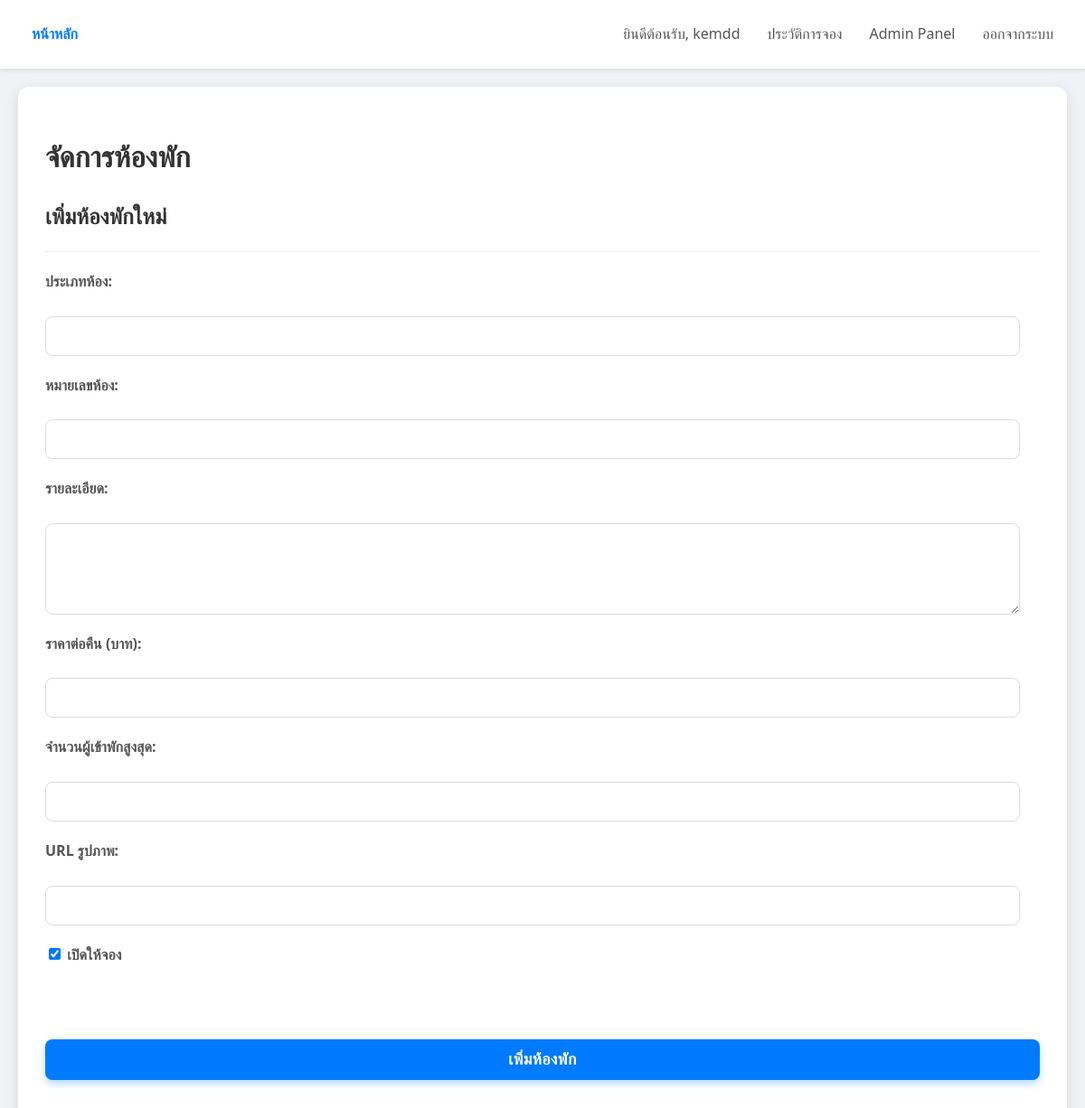
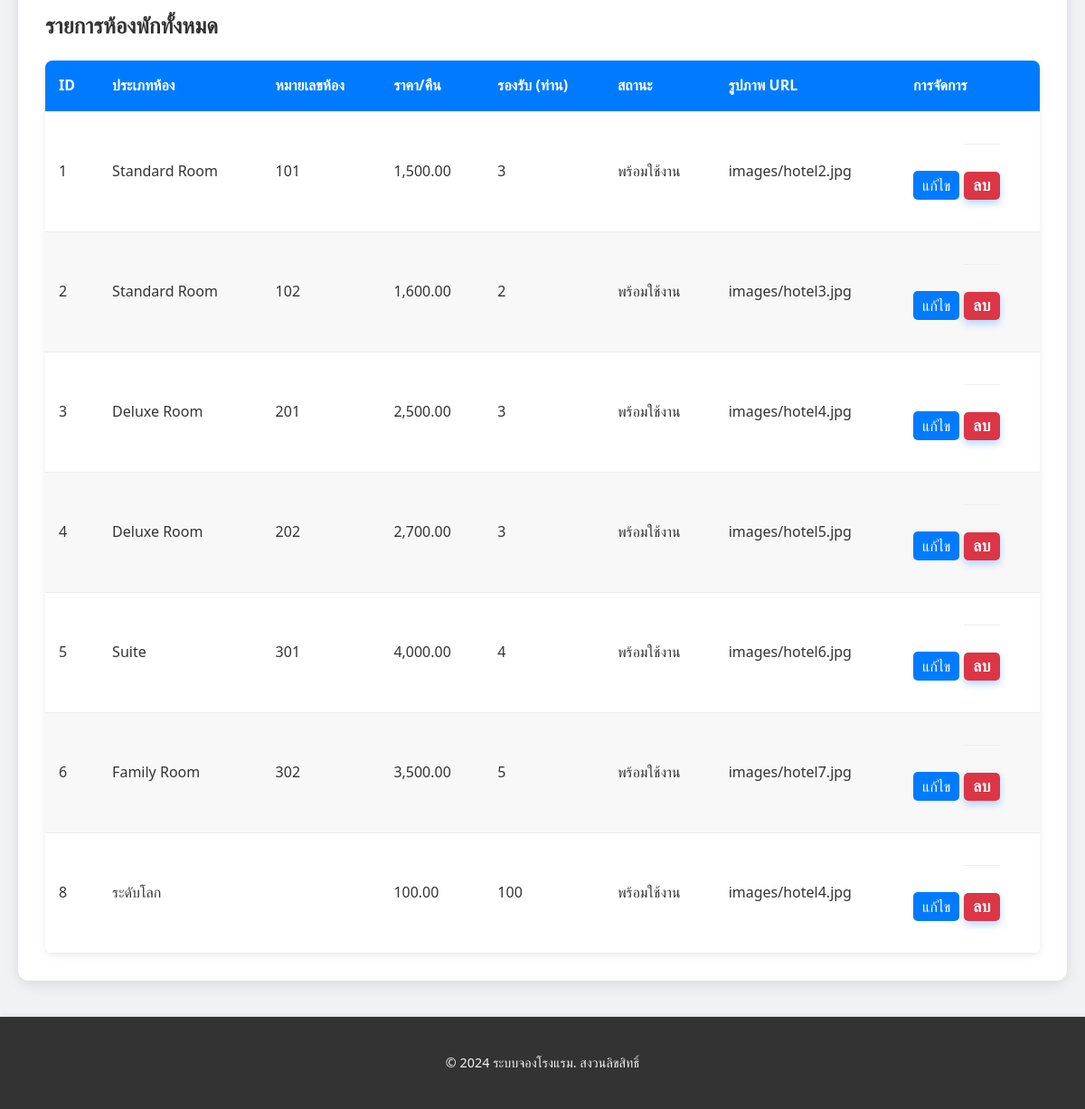
The app's page /hotel/index.php?page=admin_manage_rooms (signed in) with its own data (2 pictures, top to bottom).
### tables this page shows
CREATE TABLE `rooms` (
  `room_id` int(11) NOT NULL,
  `room_number` varchar(50) NOT NULL,
  `room_type` varchar(100) NOT NULL,
  `description` text DEFAULT NULL,
  `price_per_night` decimal(10,2) NOT NULL,
  `capacity` int(11) NOT NULL,
  `image_url` varchar(255) DEFAULT 'https://via.placeholder.com/300x200?text=Room+Image',
  `is_available` tinyint(1) NOT NULL DEFAULT 1
);

### hotel/pages/admin_manage_rooms.php (the view, shortened to what this page needs)
<?php
function handleAdminManageRooms($conn) {
    renderHeader("จัดการห้องพัก");
    echo "<div class='container'>";
    echo "<h1>จัดการห้องพัก</h1>";
    echo "<h2>เพิ่มห้องพักใหม่</h2>";
    echo <<<HTML
        <form action="?page=admin_manage_rooms" method="POST">
            <input type="hidden" name="add_room" value="1">
            <label for="room_type">ประเภทห้อง:</label>
            <input type="text" id="room_type" name="room_type" required>
            <label for="room_number">หมายเลขห้อง:</label> <input type="text" id="room_number" name="room_number" required>
            <label for="description">รายละเอียด:</label>
            <textarea id="description" name="description" rows="5" required></textarea>
            <label for="price_per_night">ราคาต่อคืน (บาท):</label>
            <input type="number" id="price_per_night" name="price_per_night" step="0.01" min="0" required>
            <label for="capacity">จำนวนผู้เข้าพักสูงสุด:</label>
            <input type="number" id="capacity" name="capacity" min="1" required>
            <label for="image_url">URL รูปภาพ:</label>
            <input type="text" id="image_url" name="image_url">
            <label for="is_available">
                <input type="checkbox" id="is_available" name="is_available" value="1" checked>
                เปิดให้จอง
            </label>
            <br>
            <button type="submit">เพิ่มห้องพัก</button>
        </form>
HTML;
    echo "<h2>รายการห้องพักทั้งหมด</h2>";
    $sql = "SELECT room_id, room_type, room_number, description, price_per_night, capacity, is_available, image_url FROM rooms";
    $result = $conn->query($sql);
    if ($result->num_rows > 0) {
        echo "<table class='data-table'>";
        echo "<thead>";
        echo "<tr>";
        echo "<th>ID</th>";
        echo "<th>ประเภทห้อง</th>";
        echo "<th>หมายเลขห้อง</th>";
        echo "<th>ราคา/คืน</th>";
        echo "<th>รองรับ (ท่าน)</th>";
        echo "<th>สถานะ</th>";
        echo "<th>รูปภาพ URL</th>";
        echo "<th>การจัดการ</th>";
        echo "</tr>";
        echo "</thead>";
        echo "<tbody>";
        while($row = $result->fetch_assoc()) {
            echo "<tr>";
            echo "<td>" . htmlspecialchars($row['room_id']) . "</td>";
            echo "<td>" . htmlspecialchars($row['room_type']) . "</td>";
            echo "<td>" . htmlspecialchars($row['room_number']) . "</td>";
            echo "<td>" . number_format($row['price_per_night'], 2) . "</td>";
            echo "<td>" . htmlspecialchars($row['capacity']) . "</td>";
            echo "<td>" . ($row['is_available'] ? 'พร้อมใช้งาน' : 'ไม่พร้อมใช้งาน') . "</td>";
            echo "<td>" . htmlspecialchars($row['image_url']) . "</td>";
            echo "<td>";
            echo "<a href='?page=admin_edit_room&room_id=" . htmlspecialchars($row['room_id']) . "' style='background-color: #007bff; color: white; padding: 5px 10px; text-decoration: none; border-radius: 5px; margin-right: 5px;'>แก้ไข</a>";
            echo "<form method='POST' style='display:inline-block;' onsubmit='return confirm(\"คุณแน่ใจหรือไม่ที่จะลบห้องพักนี้?\");'>";
            echo "<button type='submit' style='background-color: #dc3545; color: white; border: none; padding: 5px 10px; cursor: pointer; border-radius: 5px;'>ลบ</button>";
            echo "</form>";
            echo "</td>";
            echo "</tr>";
        }
        echo "</tbody>";
        echo "</table>";
    } else {
        echo "<p>ไม่พบห้องพักในระบบ</p>";
    }
    echo "</div>";
    renderFooter();
}
?>

### hotel/index.php (shortened to what this page needs)
<?php
require_once 'config.php';
require_once 'layout.php';
$conn->set_charset("utf8mb4");
$page = $_GET['page'] ?? 'home';
switch ($page) {
    case 'admin_manage_rooms':
        require_once 'pages/admin_manage_rooms.php';
        handleAdminManageRooms($conn);
        break;
}
?>

### hotel/layout.php (shortened to what this page needs)
<?php
function isLoggedIn() {
    return isset($_SESSION['user_id']);
}
function isAdmin() {
    return isset($_SESSION['role']) && $_SESSION['role'] === 'admin';
}
function renderHeader($title = "ระบบจองโรงแรม") {
    echo <<<HTML
    <!DOCTYPE html>
    <html lang="th">
    <head>
    <title>$title</title>
</head>
<body>
    <header>
        <nav>
            <a href="?page=home">หน้าหลัก</a>
HTML;
    if (isLoggedIn()) {
        echo "<a href='#'>ยินดีต้อนรับ, " . htmlspecialchars($_SESSION['username']) . "</a>";
        echo "<a href='?page=booking_history'>ประวัติการจอง</a>";
        if (isAdmin()) {
            echo "<a href='?page=admin_dashboard'>Admin Panel</a>";
        }
        echo "<a href='?page=logout'>ออกจากระบบ</a>";
    } else {
        echo "<a href='?page=login'>เข้าสู่ระบบ</a>";
        echo "<a href='?page=register'>สมัครสมาชิก</a>";
    }
    echo <<<HTML
        </nav>
    </header>
    <main>
HTML;
}
function renderFooter() {
    echo <<<HTML
    </main>
    <footer>
        <p>&copy; 2024 ระบบจองโรงแรม. สงวนลิขสิทธิ์</p>
    </footer>
</body>
</html>
HTML;
}
?>

### hotel/layout.php (style rules this page uses)
body { font-family: 'Segoe UI', Roboto, 'Helvetica Neue', Arial, sans-serif; margin: 0; padding: 0; background-color: #f0f2f5; color: #333; line-height: 1.6; overflow-x: hidden; }
header { background-color: #fff; box-shadow: 0 2px 4px rgba(0, 0, 0, 0.08); padding: 15px 0; position: sticky; top: 0; z-index: 1000; }
nav { display: flex; justify-content: flex-end; align-items: center; max-width: 1200px; margin: 0 auto; padding: 0 20px; }
nav a { color: #555; text-decoration: none; padding: 10px 15px; font-weight: 500; transition: color 0.3s ease, background-color 0.3s ease; border-radius: 5px; }
nav a:first-child { margin-right: auto; font-weight: bold; color: #007bff; }
main { display: flex; max-width: 1200px; margin: 20px auto; gap: 20px; padding: 0 20px; }
.container { background-color: #fff; border-radius: 12px; box-shadow: 0 4px 15px rgba(0, 0, 0, 0.1); padding: 30px; flex-grow: 1; }
form { display: grid; grid-template-columns: 1fr; gap: 20px; padding: 20px 0; border-top: 1px solid #eee; margin-top: 20px; }
form label { font-weight: 600; color: #555; margin-bottom: 5px; display: block; }
input[type="date"], input[type="number"], input[type="text"], input[type="email"], input[type="tel"], input[type="password"], textarea { width: calc(100% - 22px); padding: 12px; border: 1px solid #ddd; border-radius: 8px; font-size: 1em; transition: border-color 0.3s ease, box-shadow 0.3s ease; box-sizing: border-box; }
button[type="submit"] { background-color: #007bff; color: white; padding: 12px 25px; border: none; border-radius: 8px; font-size: 1.1em; cursor: pointer; transition: background-color 0.3s ease, transform 0.2s ease, box-shadow 0.3s ease; width: auto; margin-top: 10px; box-shadow: 0 4px 8px rgba(0, 123, 255, 0.3); font-weight: 600; letter-spacing: 0.5px; }
table { width: 100%; border-collapse: collapse; margin-top: 20px; background-color: #fff; border-radius: 8px; overflow: hidden; box-shadow: 0 2px 8px rgba(0, 0, 0, 0.08); }
table th, table td { padding: 15px; text-align: left; border-bottom: 1px solid #eee; }
table th { background-color: #007bff; color: white; font-weight: 600; }
table tr:nth-child(even) { background-color: #f8f8f8; }
footer { text-align: center; padding: 25px; margin-top: 40px; background-color: #333; color: #f4f4f4; font-size: 0.9em; box-shadow: 0 -2px 4px rgba(0, 0, 0, 0.05); }

### records on screen
rooms: room_id "1", room_type "Standard Room", room_number "101", price_per_night "1,500.00", capacity "3", is_available "พร้อมใช้งาน", image_url "images/hotel2.jpg"
rooms: room_id "2", room_type "Standard Room", room_number "102", price_per_night "1,600.00", capacity "2", is_available "พร้อมใช้งาน", image_url "images/hotel3.jpg"
rooms: room_id "3", room_type "Deluxe Room", room_number "201", price_per_night "2,500.00", capacity "3", is_available "พร้อมใช้งาน", image_url "images/hotel4.jpg"
rooms: room_id "4", room_type "Deluxe Room", room_number "202", price_per_night "2,700.00", capacity "3", is_available "พร้อมใช้งาน", image_url "images/hotel5.jpg"
rooms: room_id "5", room_type "Suite", room_number "301", price_per_night "4,000.00", capacity "4", is_available "พร้อมใช้งาน", image_url "images/hotel6.jpg"
rooms: room_id "6", room_type "Family Room", room_number "302", price_per_night "3,500.00", capacity "5", is_available "พร้อมใช้งาน", image_url "images/hotel7.jpg"
rooms: room_id "8", room_type "ระดับโลก", price_per_night "100.00", capacity "100", is_available "พร้อมใช้งาน", image_url "images/hotel4.jpg"

### other values on screen
$_SESSION['username'] "kemdd"
